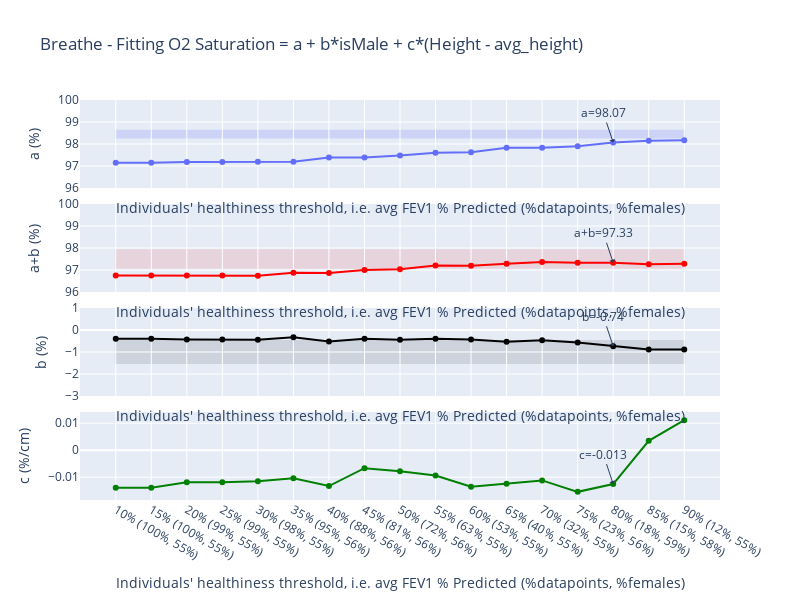

The code cell stored with this chart in its notebook:
### Markdown cell above
## Fit O2 saturation with sex, height

### Code cell
# Fit O2 Saturation = a + b*isMale
from sklearn import linear_model
from sklearn.model_selection import train_test_split
from plotly.subplots import make_subplots

model_type = "sex"  # baseline
# model_type = "sex and height"  # Difficult to interprete as height/sex can be dependent in their relation to O2 Sat
model_type = "sex then height"  # Ensure sex captures all relationship with O2 Sat, then fit height
# model_type = "sex then height (no height intercept)"

# Compute isMale
df["isMale"] = pd.get_dummies(df.Sex).Male

# Values from literature
female_o2_sat_min = 98.3
female_o2_sat_max = 98.6
male_o2_sat_min = 97.1
male_o2_sat_max = 97.9
delta_min = -0.5
delta_max = -1.5


def fit_O2sat_by_sex(df, with_height: bool):
    """
    Run a Linear Regression (OLS) to learn the parameters of the model for healthy O2 Saturation
    O2 Saturation = a + b*isMale (+ c*Height)
    """
    if with_height:
        X = np.array([df.isMale, df["Height"]]).T
    else:
        X = np.array([df.isMale]).T

    Y = df["O2 Saturation"]

    regr = (
        linear_model.LinearRegression()
    )  # Do not use fit_intercept = False if you have removed 1 column after dummy encoding
    regr.fit(X, Y)
    return regr


def compute_O2Sat_residual_after_sex_fit(row, intercept, isMaleScale):
    return row["O2 Saturation"] - intercept - isMaleScale * row.isMale


def compute_O2Sat_residual_after_sex_height_fit(
    row, intercept, isMaleScale, heightScale
):
    return (
        row["O2 Saturation"]
        - intercept
        - isMaleScale * row.isMale
        - heightScale * (row.Height - df.Height.mean())
    )


def further_fit_O2sat_by_height(df, a: float, b: float, with_intercept: bool):
    """
    a: intercept
    b: coefficient of isMale

    Once we have fit O2 Saturation = a + b*isMale, we can compute the residuals of this fit
    We then fit those residuals against Height to capture the remaining relationship of O2 Sat with height
    Id est we fit O2 Saturation - a - b*isMale = c*Height + d using an OLS
    """
    O2Sat_residuals = df.apply(
        lambda x: compute_O2Sat_residual_after_sex_fit(x, a, b), axis=1
    )
    Height_scaled = df.Height - df.Height.mean()

    X = np.array([Height_scaled]).T
    Y = O2Sat_residuals

    regr = linear_model.LinearRegression(fit_intercept=with_intercept)
    regr.fit(X, Y)
    return regr


health_thresholds = range(10, 95, 5)  # avg FEV1 % Predicted
a = []
b = []
if (
    model_type == "sex and height"
    or model_type == "sex then height (no height intercept)"
):
    c = []
if model_type == "sex then height":
    c = []
    d = []
n_IDs = []
n_m_IDs = []
n_f_IDs = []
n_datapoints = []
valid_health_thresholds = []


def filter_healthiest(df, health_threshold):
    """
    Filter healthiest individuals
    """
    return df[df["FEV1 % Predicted_avg"] >= health_threshold]


for health_threshold in health_thresholds:
    df_healthiest = filter_healthiest(df, health_threshold)

    if len(df_healthiest) == 0:
        continue

    n_IDs.append(len(df_healthiest.ID.unique()))
    n_m_IDs.append(len(df_healthiest[df_healthiest.Sex == "Male"].ID.unique()))
    n_f_IDs.append(len(df_healthiest[df_healthiest.Sex == "Female"].ID.unique()))
    n_datapoints.append(len(df_healthiest))
    valid_health_thresholds.append(health_threshold)

    regr = fit_O2sat_by_sex(df_healthiest, model_type == "sex and height")
    tmp_a = regr.intercept_
    tmp_b = regr.coef_[0]
    a.append(tmp_a)
    b.append(tmp_b)
    if model_type == "sex and height":
        c.append(regr.coef_[1])
    elif model_type == "sex then height":
        # In this case, we fit O2 Saturation - a - b*isMale = c*Height + d
        regr_height = further_fit_O2sat_by_height(
            df_healthiest,
            tmp_a,
            tmp_b,
            True,
        )
        c.append(regr_height.coef_[0])
        d.append(regr_height.intercept_)
    elif model_type == "sex then height (no height intercept)":
        # In this case, we fit O2 Saturation - a - b*isMale = c*Height
        regr_height = further_fit_O2sat_by_height(
            df_healthiest,
            tmp_a,
            tmp_b,
            False,
        )
        c.append(regr_height.coef_[0])

prct_datapoints = np.array(n_datapoints) / len(df) * 100
prct_females = np.array(n_f_IDs) / np.array(n_IDs) * 100

X_chart = [
    f"{t}% ({int(datapoints)}%, {int(females)}%)"
    for t, datapoints, females in zip(
        valid_health_thresholds, prct_datapoints, prct_females
    )
]

title = "Breathe - Fitting O2 Saturation = a + b*isMale"
nrows = 3
fig_height = 600
if model_type == "sex and height":
    nrows = 3
    title = "Breathe - Fitting O2 Saturation = a + b*isMale + c*Height"
    fig_height = 600
if model_type == "sex then height":
    nrows = 4
    title = f"Breathe - Fitting O2 Saturation = a + b*isMale + c*(Height - avg_height)"
    fig_height = 600
if model_type == "sex then height (no height intercept)":
    nrows = 4
    title = f"Breathe - Fitting O2 Saturation = b*isMale + c*(Height - avg_height)"
    fig_height = 600

fig = make_subplots(
    rows=nrows,
    cols=1,
    shared_xaxes=True,
    vertical_spacing=0.04,
)

# a
fig.add_trace(
    go.Scatter(
        x=X_chart, y=a, name="a (Female O2 Saturation, without height component)"
    ),
    row=1,
    col=1,
)
# Add annotation below the point a[-3] to show the value of a[-3]
fig.add_annotation(
    x=X_chart[-3],
    y=a[-3],
    text=f"a={round(a[-3], 2)}",
    showarrow=True,
    arrowhead=1,
    row=1,
    col=1,
)
fig.add_shape(
    type="rect",
    opacity=0.1,
    fillcolor="blue",
    line_color="blue",
    x0=0,
    y0=female_o2_sat_min,
    x1=len(X_chart) - 1,
    y1=female_o2_sat_max,
    row=1,
    col=1,
    layer="below",
)

# b
fig.add_trace(go.Scatter(x=X_chart, y=b, name="b"), row=3, col=1)
fig.update_traces(row=3, col=1, marker_color="black")
# Add annotation below the point b[-3] to show the value of b[-3]
fig.add_annotation(
    x=X_chart[-3],
    y=b[-3],
    text=f"b={round(b[-3], 2)}",
    showarrow=True,
    arrowhead=1,
    row=3,
    col=1,
)
fig.add_shape(
    type="rect",
    opacity=0.1,
    fillcolor="black",
    line_color="black",
    x0=0,
    y0=delta_min,
    x1=len(X_chart) - 1,
    y1=delta_max,
    row=3,
    col=1,
    layer="below",
)

# Other
if model_type == "sex":
    fig.add_trace(
        go.Scatter(x=X_chart, y=np.array(b) + np.array(a), name="a+b"), row=2, col=1
    )
    fig.update_traces(row=2, col=1, marker_color="red")
elif model_type == "sex and height":
    fig.add_trace(go.Scatter(x=X_chart, y=c, name="c"), row=3, col=1)
elif (
    model_type == "sex then height"
    or model_type == "sex then height (no height intercept)"
):
    fig.add_trace(
        go.Scatter(
            x=X_chart,
            y=np.array(b) + np.array(a),
            name="a+b (Male O2 Saturation, without height component)",
        ),
        row=2,
        col=1,
    )
    fig.update_traces(row=2, col=1, marker_color="red")
    fig.add_annotation(
        x=X_chart[-3],
        y=b[-3]+a[-3],
        text=f"a+b={round(b[-3]+a[-3], 2)}",
        showarrow=True,
        arrowhead=1,
        row=2,
        col=1,
    )
    fig.add_shape(
        type="rect",
        opacity=0.1,
        fillcolor="red",
        line_color="red",
        x0=0,
        y0=male_o2_sat_min,
        x1=len(X_chart) - 1,
        y1=male_o2_sat_max,
        row=2,
        col=1,
        layer="below",
    )
    # Add c with color green
    fig.add_trace(
        go.Scatter(x=X_chart, y=c, name="c (Height component)", marker_color="green"),
        row=4,
        col=1,
    )
    # Add annotation below the point c[-3] to show the value of c[-3]
    fig.add_annotation(
        x=X_chart[-3],
        y=c[-3],
        text=f"c={round(c[-3], 3)}",
        showarrow=True,
        arrowhead=1,
        row=4,
        col=1,
    )
    # if model_type == "sex then height":
    #     fig.add_trace(go.Scatter(x=X_chart, y=d, name="d"), row=5, col=1)


# Update y axis names for each subplot
fig.update_yaxes(title="a (%)", nticks=5, row=1, col=1, range=[96, 100])
fig.update_yaxes(title="b (%)", nticks=5, row=3, col=1, range=[-3, 1])
if model_type == "sex":
    fig.update_yaxes(title="a+b", nticks=5, row=2, col=1, range=[96, 100])
if model_type == "sex and height":
    fig.update_yaxes(title="c", nticks=5, row=2, col=1)
elif model_type == "sex then height" or "sex then height (no height intercept)":
    fig.update_yaxes(title="a+b (%)", nticks=5, row=2, col=1, range=[96, 100])
    fig.update_yaxes(title="c (%/cm)", nticks=5, row=4, col=1)
    # if model_type == "sex then height":
    # fig.update_yaxes(title="d", nticks=5, row=5, col=1)

fig.update_layout(title=title, showlegend=False, height=fig_height, width=800)
fig.update_xaxes(
    title_text="Individuals' healthiness threshold, i.e. avg FEV1 % Predicted (%datapoints, %females)"
)
fig.show()
fig.write_image(f"{plotsdir}/Factors - {title}.pdf")
print(avg_height)

### Figure 1 — Plotly figure (JSON) as saved in the notebook; plotly's stock layout.template omitted (floating-point values rounded to 4 significant figures)
{"data": [{"name": "a (Female O2 Saturation, without height component)", "type": "scatter", "x": ["10% (100%, 55%)", "15% (100%, 55%)", "20% (99%, 55%)", "25% (99%, 55%)", "30% (98%, 55%)", "35% (95%, 56%)", "40% (88%, 56%)", "45% (81%, 56%)", "50% (72%, 56%)", "55% (63%, 55%)", "60% (53%, 55%)", "65% (40%, 55%)", "70% (32%, 55%)", "75% (23%, 56%)", "80% (18%, 59%)", "85% (15%, 58%)", "90% (12%, 55%)"], "xaxis": "x", "y": [97.15, 97.15, 97.18, 97.18, 97.19, 97.2, 97.38, 97.39, 97.48, 97.6, 97.62, 97.82, 97.83, 97.9, 98.07, 98.15, 98.17], "yaxis": "y"}, {"marker": {"color": "black"}, "name": "b", "type": "scatter", "x": ["10% (100%, 55%)", "15% (100%, 55%)", "20% (99%, 55%)", "25% (99%, 55%)", "30% (98%, 55%)", "35% (95%, 56%)", "40% (88%, 56%)", "45% (81%, 56%)", "50% (72%, 56%)", "55% (63%, 55%)", "60% (53%, 55%)", "65% (40%, 55%)", "70% (32%, 55%)", "75% (23%, 56%)", "80% (18%, 59%)", "85% (15%, 58%)", "90% (12%, 55%)"], "xaxis": "x3", "y": [-0.3993, -0.3993, -0.4347, -0.4347, -0.4473, -0.3256, -0.5202, -0.3924, -0.4486, -0.395, -0.4285, -0.539, -0.4706, -0.57, -0.7384, -0.8909, -0.8843], "yaxis": "y3"}, {"marker": {"color": "red"}, "name": "a+b (Male O2 Saturation, without height component)", "type": "scatter", "x": ["10% (100%, 55%)", "15% (100%, 55%)", "20% (99%, 55%)", "25% (99%, 55%)", "30% (98%, 55%)", "35% (95%, 56%)", "40% (88%, 56%)", "45% (81%, 56%)", "50% (72%, 56%)", "55% (63%, 55%)", "60% (53%, 55%)", "65% (40%, 55%)", "70% (32%, 55%)", "75% (23%, 56%)", "80% (18%, 59%)", "85% (15%, 58%)", "90% (12%, 55%)"], "xaxis": "x2", "y": [96.75, 96.75, 96.75, 96.75, 96.74, 96.87, 96.86, 96.99, 97.03, 97.2, 97.19, 97.29, 97.36, 97.33, 97.33, 97.26, 97.28], "yaxis": "y2"}, {"marker": {"color": "green"}, "name": "c (Height component)", "type": "scatter", "x": ["10% (100%, 55%)", "15% (100%, 55%)", "20% (99%, 55%)", "25% (99%, 55%)", "30% (98%, 55%)", "35% (95%, 56%)", "40% (88%, 56%)", "45% (81%, 56%)", "50% (72%, 56%)", "55% (63%, 55%)", "60% (53%, 55%)", "65% (40%, 55%)", "70% (32%, 55%)", "75% (23%, 56%)", "80% (18%, 59%)", "85% (15%, 58%)", "90% (12%, 55%)"], "xaxis": "x4", "y": [-0.01393, -0.01393, -0.01185, -0.01185, -0.01153, -0.0104, -0.01329, -0.006684, -0.007845, -0.009371, -0.01358, -0.01243, -0.0112, -0.01544, -0.01255, 0.003488, 0.01114], "yaxis": "y4"}], "layout": {"annotations": [{"arrowhead": 1, "showarrow": true, "text": "a=98.07", "x": "80% (18%, 59%)", "xref": "x", "y": 98.07, "yref": "y"}, {"arrowhead": 1, "showarrow": true, "text": "b=-0.74", "x": "80% (18%, 59%)", "xref": "x3", "y": -0.7384, "yref": "y3"}, {"arrowhead": 1, "showarrow": true, "text": "a+b=97.33", "x": "80% (18%, 59%)", "xref": "x2", "y": 97.33, "yref": "y2"}, {"arrowhead": 1, "showarrow": true, "text": "c=-0.013", "x": "80% (18%, 59%)", "xref": "x4", "y": -0.01255, "yref": "y4"}], "height": 600, "shapes": [{"fillcolor": "blue", "layer": "below", "line": {"color": "blue"}, "opacity": 0.1, "type": "rect", "x0": 0, "x1": 16, "xref": "x", "y0": 98.3, "y1": 98.6, "yref": "y"}, {"fillcolor": "black", "layer": "below", "line": {"color": "black"}, "opacity": 0.1, "type": "rect", "x0": 0, "x1": 16, "xref": "x3", "y0": -0.5, "y1": -1.5, "yref": "y3"}, {"fillcolor": "red", "layer": "below", "line": {"color": "red"}, "opacity": 0.1, "type": "rect", "x0": 0, "x1": 16, "xref": "x2", "y0": 97.1, "y1": 97.9, "yref": "y2"}], "showlegend": false, "title": {"text": "Breathe - Fitting O2 Saturation = a + b*isMale + c*(Height - avg_height)"}, "width": 800, "xaxis": {"anchor": "y", "domain": [0, 1], "matches": "x4", "showticklabels": false, "title": {"text": "Individuals' healthiness threshold, i.e. avg FEV1 % Predicted (%datapoints, %females)"}}, "xaxis2": {"anchor": "y2", "domain": [0, 1], "matches": "x4", "showticklabels": false, "title": {"text": "Individuals' healthiness threshold, i.e. avg FEV1 % Predicted (%datapoints, %females)"}}, "xaxis3": {"anchor": "y3", "domain": [0, 1], "matches": "x4", "showticklabels": false, "title": {"text": "Individuals' healthiness threshold, i.e. avg FEV1 % Predicted (%datapoints, %females)"}}, "xaxis4": {"anchor": "y4", "domain": [0, 1], "title": {"text": "Individuals' healthiness threshold, i.e. avg FEV1 % Predicted (%datapoints, %females)"}}, "yaxis": {"anchor": "x", "domain": [0.78, 1], "nticks": 5, "range": [96, 100], "title": {"text": "a (%)"}}, "yaxis2": {"anchor": "x2", "domain": [0.52, 0.74], "nticks": 5, "range": [96, 100], "title": {"text": "a+b (%)"}}, "yaxis3": {"anchor": "x3", "domain": [0.26, 0.48], "nticks": 5, "range": [-3, 1], "title": {"text": "b (%)"}}, "yaxis4": {"anchor": "x4", "domain": [0, 0.22], "nticks": 5, "title": {"text": "c (%/cm)"}}}}
